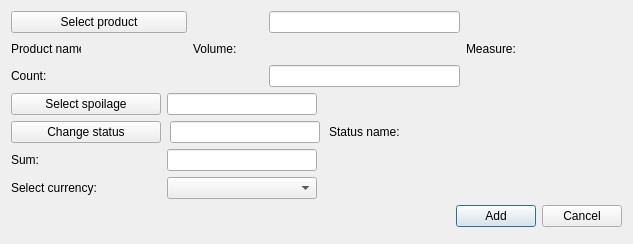
<?xml version="1.0" encoding="UTF-8"?>
<ui version="4.0">
 <class>CreateSplList</class>
 <widget class="QDialog" name="CreateSplList">
  <property name="geometry">
   <rect>
    <x>0</x>
    <y>0</y>
    <width>633</width>
    <height>244</height>
   </rect>
  </property>
  <property name="windowTitle">
   <string>Create/Update product in spoilage list</string>
  </property>
  <property name="locale">
   <locale language="English" country="UnitedStates"/>
  </property>
  <property name="modal">
   <bool>false</bool>
  </property>
  <layout class="QGridLayout" name="gridLayout">
   <property name="leftMargin">
    <number>11</number>
   </property>
   <property name="topMargin">
    <number>11</number>
   </property>
   <property name="rightMargin">
    <number>11</number>
   </property>
   <property name="bottomMargin">
    <number>17</number>
   </property>
   <item row="2" column="0" colspan="2">
    <widget class="QLabel" name="countLb">
     <property name="minimumSize">
      <size>
       <width>150</width>
       <height>0</height>
      </size>
     </property>
     <property name="text">
      <string>Count:</string>
     </property>
    </widget>
   </item>
   <item row="0" column="3">
    <widget class="QLineEdit" name="productEdit">
     <property name="readOnly">
      <bool>true</bool>
     </property>
    </widget>
   </item>
   <item row="2" column="3">
    <widget class="QLineEdit" name="countEdit">
     <property name="toolTip">
      <string>&lt;html&gt;&lt;head/&gt;&lt;body&gt;&lt;p&gt;For example: 100&lt;/p&gt;&lt;/body&gt;&lt;/html&gt;</string>
     </property>
    </widget>
   </item>
   <item row="4" column="0" colspan="6">
    <layout class="QHBoxLayout" name="horizontalLayout">
     <item>
      <spacer name="horizontalSpacer">
       <property name="orientation">
        <enum>Qt::Horizontal</enum>
       </property>
       <property name="sizeHint" stdset="0">
        <size>
         <width>40</width>
         <height>20</height>
        </size>
       </property>
      </spacer>
     </item>
     <item>
      <widget class="QPushButton" name="addBtn">
       <property name="text">
        <string>Add</string>
       </property>
      </widget>
     </item>
     <item>
      <widget class="QPushButton" name="cancelBtn">
       <property name="text">
        <string>Cancel</string>
       </property>
      </widget>
     </item>
    </layout>
   </item>
   <item row="0" column="0" colspan="2">
    <widget class="QPushButton" name="productBtn">
     <property name="text">
      <string>Select product</string>
     </property>
    </widget>
   </item>
   <item row="3" column="0" colspan="6">
    <widget class="QWidget" name="editSectionWgt" native="true">
     <layout class="QGridLayout" name="gridLayout_3">
      <property name="leftMargin">
       <number>0</number>
      </property>
      <property name="topMargin">
       <number>0</number>
      </property>
      <property name="rightMargin">
       <number>0</number>
      </property>
      <property name="bottomMargin">
       <number>0</number>
      </property>
      <item row="3" column="0">
       <widget class="QLabel" name="currencyLb">
        <property name="text">
         <string>Select currency:</string>
        </property>
       </widget>
      </item>
      <item row="0" column="1">
       <widget class="QLineEdit" name="spoilageEdit">
        <property name="maximumSize">
         <size>
          <width>150</width>
          <height>16777215</height>
         </size>
        </property>
        <property name="text">
         <string/>
        </property>
        <property name="readOnly">
         <bool>true</bool>
        </property>
       </widget>
      </item>
      <item row="0" column="0">
       <widget class="QPushButton" name="spoilageBtn">
        <property name="maximumSize">
         <size>
          <width>150</width>
          <height>16777215</height>
         </size>
        </property>
        <property name="text">
         <string>Select spoilage</string>
        </property>
       </widget>
      </item>
      <item row="2" column="1">
       <widget class="QLineEdit" name="sumEdit">
        <property name="maximumSize">
         <size>
          <width>150</width>
          <height>16777215</height>
         </size>
        </property>
        <property name="toolTip">
         <string>&lt;html&gt;&lt;head/&gt;&lt;body&gt;&lt;p&gt;For example: 300 (pedends on currency, in that case 300 USD)&lt;/p&gt;&lt;/body&gt;&lt;/html&gt;</string>
        </property>
       </widget>
      </item>
      <item row="2" column="0">
       <widget class="QLabel" name="sumLb">
        <property name="minimumSize">
         <size>
          <width>150</width>
          <height>0</height>
         </size>
        </property>
        <property name="text">
         <string>Sum:</string>
        </property>
       </widget>
      </item>
      <item row="2" column="2">
       <spacer name="horizontalSpacer_3">
        <property name="orientation">
         <enum>Qt::Horizontal</enum>
        </property>
        <property name="sizeHint" stdset="0">
         <size>
          <width>40</width>
          <height>20</height>
         </size>
        </property>
       </spacer>
      </item>
      <item row="3" column="2">
       <spacer name="horizontalSpacer_2">
        <property name="orientation">
         <enum>Qt::Horizontal</enum>
        </property>
        <property name="sizeHint" stdset="0">
         <size>
          <width>40</width>
          <height>20</height>
         </size>
        </property>
       </spacer>
      </item>
      <item row="0" column="2">
       <spacer name="horizontalSpacer_4">
        <property name="orientation">
         <enum>Qt::Horizontal</enum>
        </property>
        <property name="sizeHint" stdset="0">
         <size>
          <width>40</width>
          <height>20</height>
         </size>
        </property>
       </spacer>
      </item>
      <item row="3" column="1">
       <widget class="QComboBox" name="currencyCmb">
        <property name="maximumSize">
         <size>
          <width>150</width>
          <height>16777215</height>
         </size>
        </property>
       </widget>
      </item>
      <item row="1" column="0" colspan="3">
       <widget class="QWidget" name="statusWidget" native="true">
        <layout class="QHBoxLayout" name="horizontalLayout_3">
         <property name="spacing">
          <number>9</number>
         </property>
         <property name="leftMargin">
          <number>0</number>
         </property>
         <property name="topMargin">
          <number>0</number>
         </property>
         <property name="rightMargin">
          <number>0</number>
         </property>
         <property name="bottomMargin">
          <number>0</number>
         </property>
         <item>
          <widget class="QPushButton" name="statusBtn">
           <property name="sizePolicy">
            <sizepolicy hsizetype="Fixed" vsizetype="Fixed">
             <horstretch>0</horstretch>
             <verstretch>0</verstretch>
            </sizepolicy>
           </property>
           <property name="minimumSize">
            <size>
             <width>150</width>
             <height>0</height>
            </size>
           </property>
           <property name="text">
            <string>Change status</string>
           </property>
          </widget>
         </item>
         <item>
          <widget class="QLineEdit" name="statusEdit">
           <property name="maximumSize">
            <size>
             <width>150</width>
             <height>16777215</height>
            </size>
           </property>
           <property name="readOnly">
            <bool>true</bool>
           </property>
          </widget>
         </item>
         <item>
          <widget class="QLabel" name="statusLb">
           <property name="text">
            <string>Status name:</string>
           </property>
          </widget>
         </item>
         <item>
          <widget class="QLabel" name="statusPh">
           <property name="minimumSize">
            <size>
             <width>120</width>
             <height>0</height>
            </size>
           </property>
           <property name="font">
            <font>
             <family>Times New Roman</family>
             <pointsize>12</pointsize>
             <weight>75</weight>
             <italic>true</italic>
             <bold>true</bold>
            </font>
           </property>
           <property name="text">
            <string/>
           </property>
          </widget>
         </item>
        </layout>
       </widget>
      </item>
     </layout>
    </widget>
   </item>
   <item row="1" column="5">
    <widget class="QLabel" name="measurePh">
     <property name="minimumSize">
      <size>
       <width>100</width>
       <height>0</height>
      </size>
     </property>
     <property name="font">
      <font>
       <family>Times New Roman</family>
       <pointsize>12</pointsize>
       <weight>75</weight>
       <italic>true</italic>
       <bold>true</bold>
      </font>
     </property>
     <property name="text">
      <string/>
     </property>
    </widget>
   </item>
   <item row="1" column="4">
    <widget class="QLabel" name="measureLb">
     <property name="text">
      <string>Measure:</string>
     </property>
    </widget>
   </item>
   <item row="1" column="3">
    <widget class="QLabel" name="volumePh">
     <property name="minimumSize">
      <size>
       <width>100</width>
       <height>0</height>
      </size>
     </property>
     <property name="font">
      <font>
       <family>Times New Roman</family>
       <pointsize>12</pointsize>
       <weight>75</weight>
       <italic>true</italic>
       <bold>true</bold>
      </font>
     </property>
     <property name="text">
      <string/>
     </property>
    </widget>
   </item>
   <item row="1" column="2">
    <widget class="QLabel" name="volumeLb">
     <property name="minimumSize">
      <size>
       <width>70</width>
       <height>0</height>
      </size>
     </property>
     <property name="maximumSize">
      <size>
       <width>70</width>
       <height>16777215</height>
      </size>
     </property>
     <property name="text">
      <string>Volume:</string>
     </property>
    </widget>
   </item>
   <item row="1" column="1">
    <widget class="QLabel" name="prodNamePh">
     <property name="minimumSize">
      <size>
       <width>100</width>
       <height>0</height>
      </size>
     </property>
     <property name="font">
      <font>
       <family>Times New Roman</family>
       <pointsize>12</pointsize>
       <weight>75</weight>
       <italic>true</italic>
       <bold>true</bold>
      </font>
     </property>
     <property name="text">
      <string/>
     </property>
    </widget>
   </item>
   <item row="1" column="0">
    <widget class="QLabel" name="prodNameLb">
     <property name="minimumSize">
      <size>
       <width>70</width>
       <height>0</height>
      </size>
     </property>
     <property name="maximumSize">
      <size>
       <width>70</width>
       <height>16777215</height>
      </size>
     </property>
     <property name="text">
      <string>Product name:</string>
     </property>
    </widget>
   </item>
  </layout>
 </widget>
 <tabstops>
  <tabstop>productBtn</tabstop>
  <tabstop>countEdit</tabstop>
  <tabstop>spoilageBtn</tabstop>
  <tabstop>statusBtn</tabstop>
  <tabstop>addBtn</tabstop>
  <tabstop>cancelBtn</tabstop>
  <tabstop>productEdit</tabstop>
  <tabstop>spoilageEdit</tabstop>
  <tabstop>statusEdit</tabstop>
  <tabstop>sumEdit</tabstop>
  <tabstop>currencyCmb</tabstop>
 </tabstops>
 <resources/>
 <connections/>
</ui>
